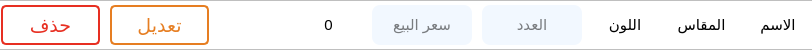
<?xml version="1.0" encoding="UTF-8"?>
<ui version="4.0">
 <class>Form</class>
 <widget class="QWidget" name="Form">
  <property name="geometry">
   <rect>
    <x>0</x>
    <y>0</y>
    <width>812</width>
    <height>50</height>
   </rect>
  </property>
  <property name="windowTitle">
   <string>Form</string>
  </property>
  <property name="styleSheet">
   <string notr="true"/>
  </property>
  <layout class="QVBoxLayout" name="verticalLayout">
   <property name="spacing">
    <number>0</number>
   </property>
   <property name="leftMargin">
    <number>0</number>
   </property>
   <property name="topMargin">
    <number>0</number>
   </property>
   <property name="rightMargin">
    <number>0</number>
   </property>
   <property name="bottomMargin">
    <number>0</number>
   </property>
   <item>
    <widget class="QFrame" name="frame">
     <property name="cursor">
      <cursorShape>PointingHandCursor</cursorShape>
     </property>
     <property name="styleSheet">
      <string notr="true">
QFrame{ 
background-color: rgb(255, 255, 255);
border-top: 1px solid rgb(191, 191, 191);
border-bottom: 1px solid rgb(191, 191, 191);
 }

QFrame:hover{

background-color: rgb(242, 248, 255);

}
</string>
     </property>
     <property name="frameShape">
      <enum>QFrame::StyledPanel</enum>
     </property>
     <property name="frameShadow">
      <enum>QFrame::Raised</enum>
     </property>
     <layout class="QHBoxLayout" name="horizontalLayout">
      <property name="spacing">
       <number>10</number>
      </property>
      <property name="leftMargin">
       <number>0</number>
      </property>
      <property name="topMargin">
       <number>3</number>
      </property>
      <property name="rightMargin">
       <number>0</number>
      </property>
      <property name="bottomMargin">
       <number>3</number>
      </property>
      <item>
       <widget class="QPushButton" name="deleteItem">
        <property name="minimumSize">
         <size>
          <width>99</width>
          <height>40</height>
         </size>
        </property>
        <property name="maximumSize">
         <size>
          <width>200</width>
          <height>16777215</height>
         </size>
        </property>
        <property name="font">
         <font>
          <pointsize>14</pointsize>
         </font>
        </property>
        <property name="cursor">
         <cursorShape>PointingHandCursor</cursorShape>
        </property>
        <property name="styleSheet">
         <string notr="true">QPushButton
{
	border:0px;
	color: rgb(231, 47, 34);
	border: 2px solid  rgb(231, 47, 34);
	border-radius:5px
}
QPushButton:hover
{
	border:0px;
	background-color:rgb(231, 47, 34);
	
	color: #fff;
}</string>
        </property>
        <property name="text">
         <string>حذف</string>
        </property>
       </widget>
      </item>
      <item>
       <widget class="QPushButton" name="Change">
        <property name="minimumSize">
         <size>
          <width>99</width>
          <height>40</height>
         </size>
        </property>
        <property name="maximumSize">
         <size>
          <width>200</width>
          <height>16777215</height>
         </size>
        </property>
        <property name="font">
         <font>
          <pointsize>14</pointsize>
         </font>
        </property>
        <property name="cursor">
         <cursorShape>PointingHandCursor</cursorShape>
        </property>
        <property name="styleSheet">
         <string notr="true">QPushButton
{
	border:0px;
	color: rgb(230, 126, 34);
	border: 2px solid  rgb(230, 126, 34);
	border-radius:5px
}
QPushButton:hover
{
	border:0px;
	background-color:rgb(230, 126, 34);
	
	color: #fff;
}</string>
        </property>
        <property name="text">
         <string>تعديل</string>
        </property>
       </widget>
      </item>
      <item>
       <widget class="QFrame" name="frame_2">
        <property name="styleSheet">
         <string notr="true">background-color: transparent;
border:0px;
</string>
        </property>
        <property name="frameShape">
         <enum>QFrame::StyledPanel</enum>
        </property>
        <property name="frameShadow">
         <enum>QFrame::Raised</enum>
        </property>
        <widget class="QPushButton" name="pushButton">
         <property name="geometry">
          <rect>
           <x>0</x>
           <y>0</y>
           <width>42</width>
           <height>42</height>
          </rect>
         </property>
         <property name="text">
          <string/>
         </property>
        </widget>
       </widget>
      </item>
      <item>
       <widget class="QLabel" name="label_4">
        <property name="font">
         <font>
          <pointsize>11</pointsize>
         </font>
        </property>
        <property name="styleSheet">
         <string notr="true">background-color: transparent;
border:0px;
</string>
        </property>
        <property name="text">
         <string>0</string>
        </property>
        <property name="alignment">
         <set>Qt::AlignCenter</set>
        </property>
       </widget>
      </item>
      <item>
       <widget class="QLineEdit" name="num_sell_2">
        <property name="minimumSize">
         <size>
          <width>0</width>
          <height>40</height>
         </size>
        </property>
        <property name="maximumSize">
         <size>
          <width>100</width>
          <height>16777215</height>
         </size>
        </property>
        <property name="font">
         <font>
          <pointsize>11</pointsize>
         </font>
        </property>
        <property name="styleSheet">
         <string notr="true">/*border: 1px solid #000000;*/
border-radius: 8px;
padding: 0px 8px;
background-color: rgb(242, 248, 255);
border:0px;</string>
        </property>
        <property name="text">
         <string/>
        </property>
        <property name="alignment">
         <set>Qt::AlignCenter</set>
        </property>
        <property name="placeholderText">
         <string>سعر البيع</string>
        </property>
       </widget>
      </item>
      <item>
       <widget class="QLineEdit" name="num_sell">
        <property name="minimumSize">
         <size>
          <width>0</width>
          <height>40</height>
         </size>
        </property>
        <property name="maximumSize">
         <size>
          <width>100</width>
          <height>16777215</height>
         </size>
        </property>
        <property name="font">
         <font>
          <pointsize>11</pointsize>
         </font>
        </property>
        <property name="styleSheet">
         <string notr="true">/*border: 1px solid #000000;*/
border-radius: 8px;
padding: 0px 8px;
background-color: rgb(242, 248, 255);
border:0px;</string>
        </property>
        <property name="text">
         <string/>
        </property>
        <property name="alignment">
         <set>Qt::AlignCenter</set>
        </property>
        <property name="placeholderText">
         <string>العدد</string>
        </property>
       </widget>
      </item>
      <item>
       <widget class="QLabel" name="label_3">
        <property name="font">
         <font>
          <pointsize>11</pointsize>
         </font>
        </property>
        <property name="styleSheet">
         <string notr="true">background-color: transparent;
border:0px;
</string>
        </property>
        <property name="text">
         <string>اللون</string>
        </property>
        <property name="alignment">
         <set>Qt::AlignCenter</set>
        </property>
       </widget>
      </item>
      <item>
       <widget class="QLabel" name="label_2">
        <property name="font">
         <font>
          <pointsize>11</pointsize>
         </font>
        </property>
        <property name="styleSheet">
         <string notr="true">background-color: transparent;
border:0px;
</string>
        </property>
        <property name="text">
         <string>المقاس</string>
        </property>
        <property name="alignment">
         <set>Qt::AlignCenter</set>
        </property>
       </widget>
      </item>
      <item>
       <widget class="QLabel" name="label">
        <property name="font">
         <font>
          <pointsize>11</pointsize>
         </font>
        </property>
        <property name="styleSheet">
         <string notr="true">
background-color: transparent;
border:0px;/*
QLabel{
border:0px;
}
QLabel:hover{

background-color: rgb(255, 255, 255);

}
*/</string>
        </property>
        <property name="text">
         <string>الاسم</string>
        </property>
        <property name="alignment">
         <set>Qt::AlignCenter</set>
        </property>
       </widget>
      </item>
     </layout>
    </widget>
   </item>
  </layout>
 </widget>
 <resources/>
 <connections/>
</ui>
